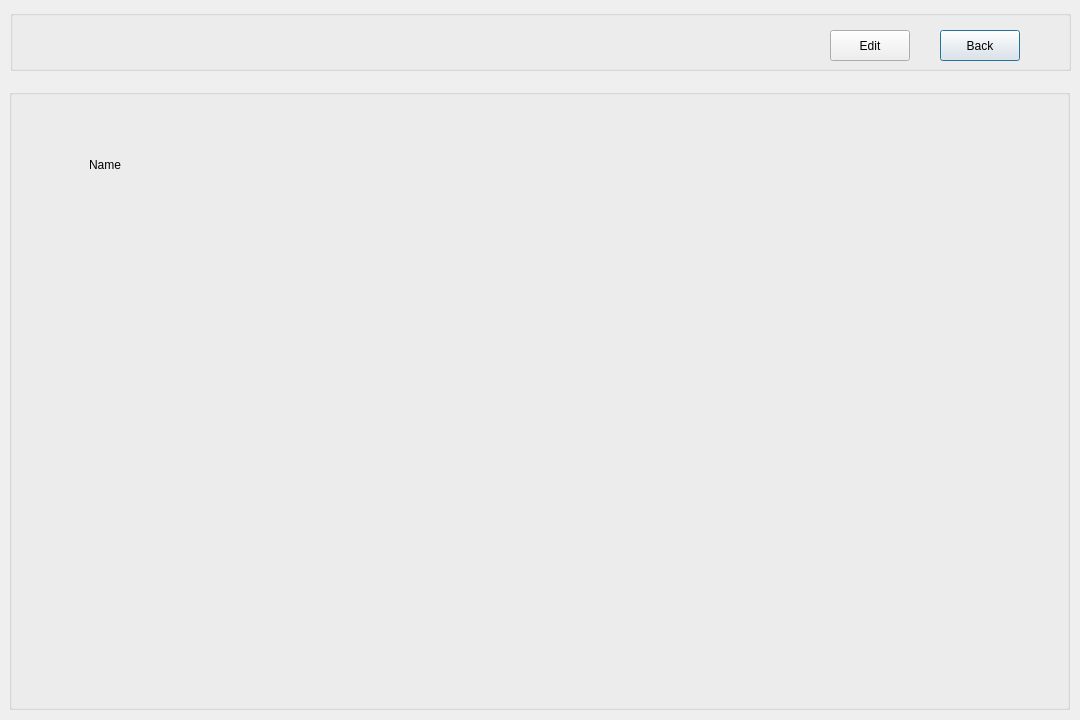
<?xml version="1.0" encoding="UTF-8"?>
<ui version="4.0">
 <class>viewprofile</class>
 <widget class="QDialog" name="viewprofile">
  <property name="geometry">
   <rect>
    <x>0</x>
    <y>0</y>
    <width>1080</width>
    <height>720</height>
   </rect>
  </property>
  <property name="windowTitle">
   <string>Dialog</string>
  </property>
  <widget class="QGroupBox" name="groupBox">
   <property name="geometry">
    <rect>
     <x>10</x>
     <y>10</y>
     <width>1061</width>
     <height>61</height>
    </rect>
   </property>
   <property name="title">
    <string/>
   </property>
   <widget class="QPushButton" name="pushButton_backvp">
    <property name="geometry">
     <rect>
      <x>930</x>
      <y>20</y>
      <width>80</width>
      <height>31</height>
     </rect>
    </property>
    <property name="text">
     <string>Back</string>
    </property>
   </widget>
   <widget class="QPushButton" name="pushButton_editvp">
    <property name="geometry">
     <rect>
      <x>820</x>
      <y>20</y>
      <width>80</width>
      <height>31</height>
     </rect>
    </property>
    <property name="text">
     <string>Edit</string>
    </property>
   </widget>
  </widget>
  <widget class="QGroupBox" name="groupBox_vp">
   <property name="geometry">
    <rect>
     <x>9</x>
     <y>89</y>
     <width>1061</width>
     <height>621</height>
    </rect>
   </property>
   <property name="title">
    <string/>
   </property>
   <widget class="QLabel" name="label_nm">
    <property name="geometry">
     <rect>
      <x>80</x>
      <y>60</y>
      <width>81</width>
      <height>31</height>
     </rect>
    </property>
    <property name="text">
     <string>Name</string>
    </property>
   </widget>
  </widget>
 </widget>
 <resources/>
 <connections/>
</ui>
